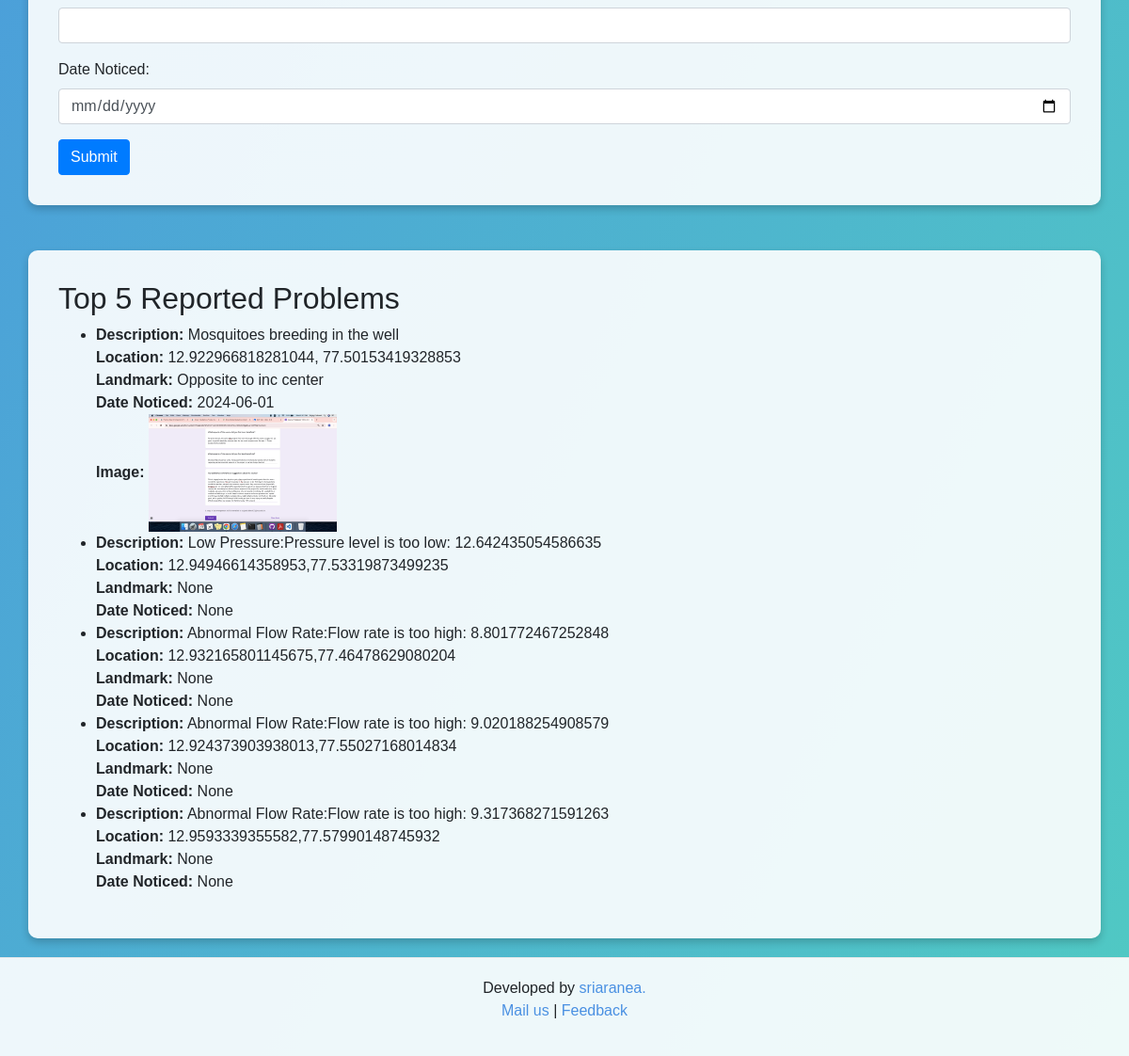
Before: / (lower part) with the older database file.
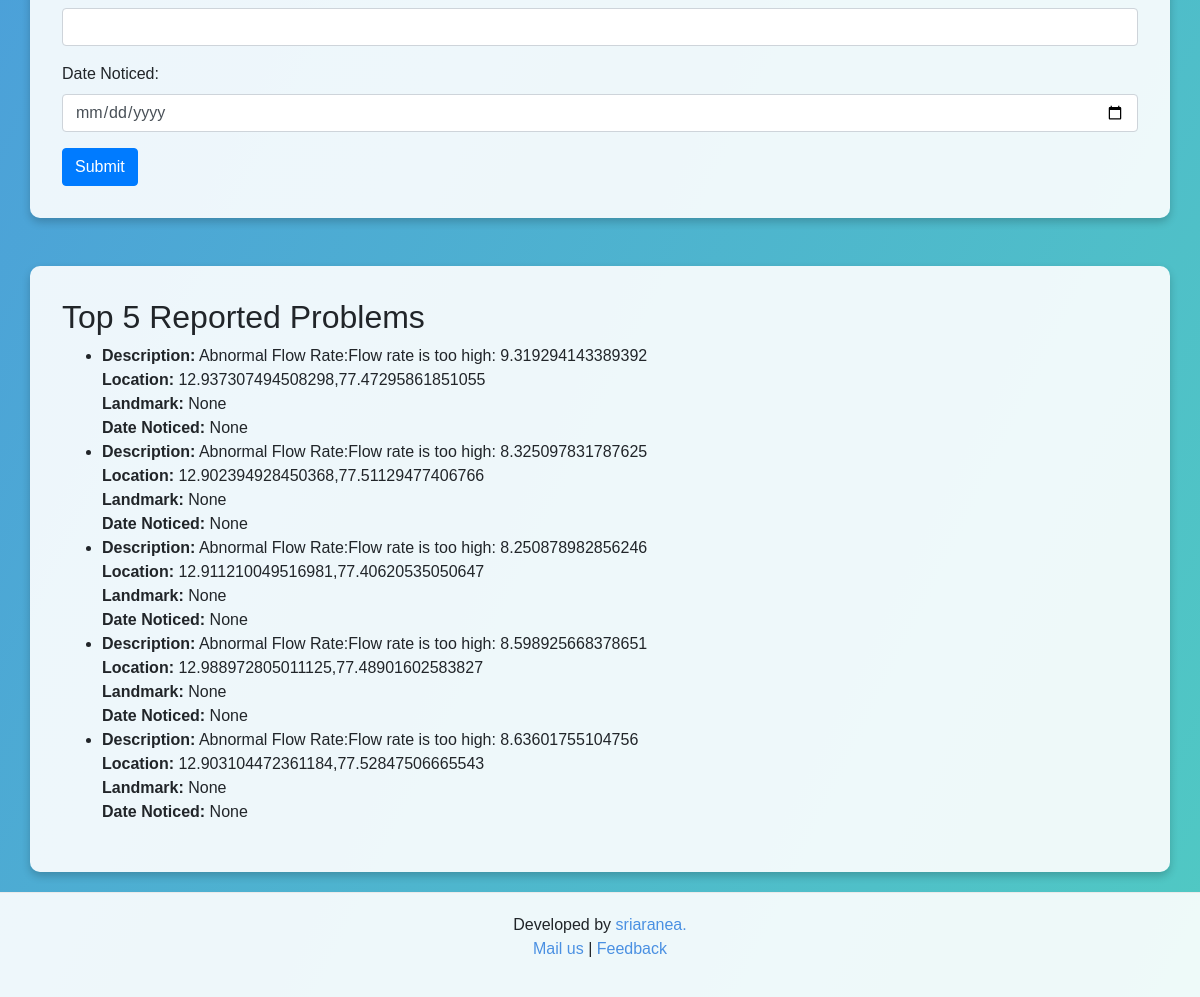
After: the same page with the newer database file.
### tables this page shows
CREATE TABLE reported_problems 
                 (id INTEGER PRIMARY KEY AUTOINCREMENT, location TEXT, landmark TEXT, 
                 location_description TEXT, issue_image TEXT, issue_description TEXT, 
                 email TEXT, date TEXT, lat REAL, lng REAL, assigned_to TEXT, status TEXT);

### app.py (the view)
@app.route('/')
def index():
    conn = sqlite3.connect('waruna.db')
    c = conn.cursor()
    c.execute("SELECT * FROM reported_problems ORDER BY id DESC LIMIT 5")
    top_problems = c.fetchall()
    conn.close()
    return render_template('index.html', top_problems=top_problems)

### templates/index.html (shortened to what this page needs)
<!DOCTYPE html>
<html lang="en">
<head>
    <link rel="stylesheet" href="https://stackpath.bootstrapcdn.com/bootstrap/4.3.1/css/bootstrap.min.css">
    <link rel="stylesheet" href="https://unpkg.com/leaflet@1.7.1/dist/leaflet.css" />
</head>
<body>
    <div class="container">
        <form action="/submit_issue" method="POST" enctype="multipart/form-data">
            <div class="form-group">
                <input type="email" class="form-control" id="email" name="email" required>
            </div>
            <div class="form-group">
                <label for="date">Date Noticed:</label>
                <input type="date" class="form-control" id="date" name="date" required>
            </div>
            <button type="submit" class="btn btn-primary">Submit</button>
        </form>
    </div>
    <div class="container mt-5">
        <h2>Top 5 Reported Problems</h2>
        <ul>
            {% for problem in top_problems %}
            <li>
                <strong>Description:</strong> {{ problem[5] }}<br>
                <strong>Location:</strong> {{ problem[1] }}<br>
                <strong>Landmark:</strong> {{ problem[2] }}<br>
                <strong>Date Noticed:</strong> {{ problem[7] }}
                {% if problem[4] %}
                <br><strong>Image:</strong> <img src="{{ url_for('static', filename='images/' ~ problem[4]) }}"
                    alt="Issue Image" style="max-width: 200px;">
                {% endif %}
            </li>
            {% endfor %}
        </ul>
    </div>
    <footer>
        <p>Developed by <a href="https://sriaranea.com/sriaranea/">sriaranea. <br></a> <a href="mailto:sriaranea@gmail.com">Mail us</a> | <a
                href="mailto:sriaranea@gmail.com">Feedback</a></p>
    </footer>
</body>
</html>

Changed rows visible on the page:
no longer on this page (row unchanged): reported_problems: issue_description "Mosquitoes breeding in the well", location "12.922966818281044, 77.50153419328853", landmark "Opposite to inc center", date "2024-06-01", issue_image (picture)
no longer on this page (row unchanged): reported_problems: issue_description "Low Pressure:Pressure level is too low: 12.642435054586635", location "12.94946614358953,77.53319873499235", problem "None"
no longer on this page (row unchanged): reported_problems: issue_description "Abnormal Flow Rate:Flow rate is too high: 8.801772467252848", location "12.932165801145675,77.46478629080204", problem "None"
no longer on this page (row unchanged): reported_problems: issue_description "Abnormal Flow Rate:Flow rate is too high: 9.020188254908579", location "12.924373903938013,77.55027168014834", problem "None"
no longer on this page (row unchanged): reported_problems: issue_description "Abnormal Flow Rate:Flow rate is too high: 9.317368271591263", location "12.9593339355582,77.57990148745932", problem "None"
added reported_problems: issue_description "Abnormal Flow Rate:Flow rate is too high: 9.319294143389392", location "12.937307494508298,77.47295861851055", problem "None"
added reported_problems: issue_description "Abnormal Flow Rate:Flow rate is too high: 8.325097831787625", location "12.902394928450368,77.51129477406766", problem "None"
added reported_problems: issue_description "Abnormal Flow Rate:Flow rate is too high: 8.250878982856246", location "12.911210049516981,77.40620535050647", problem "None"
added reported_problems: issue_description "Abnormal Flow Rate:Flow rate is too high: 8.598925668378651", location "12.988972805011125,77.48901602583827", problem "None"
added reported_problems: issue_description "Abnormal Flow Rate:Flow rate is too high: 8.63601755104756", location "12.903104472361184,77.52847506665543", problem "None"
